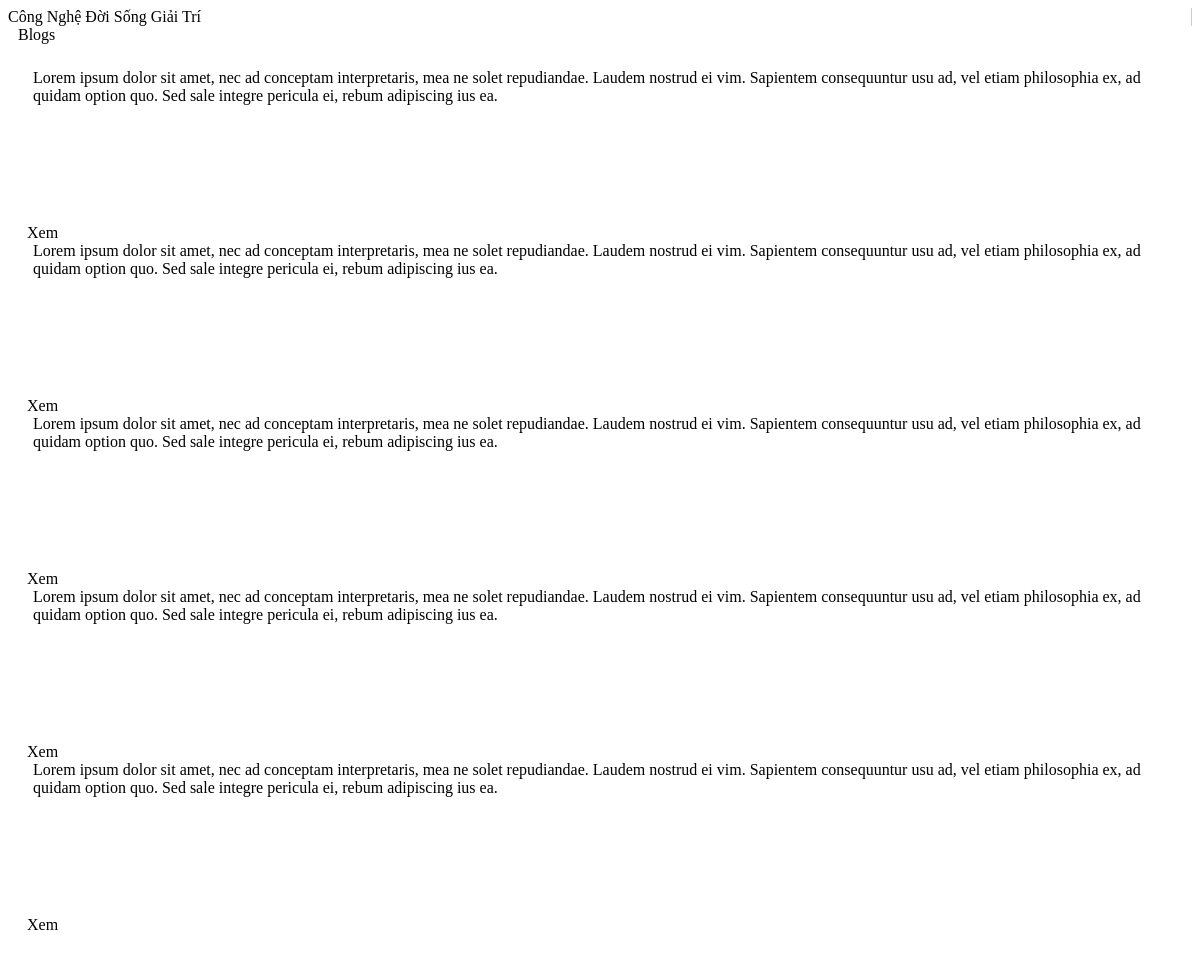
Before: / with the older database file.
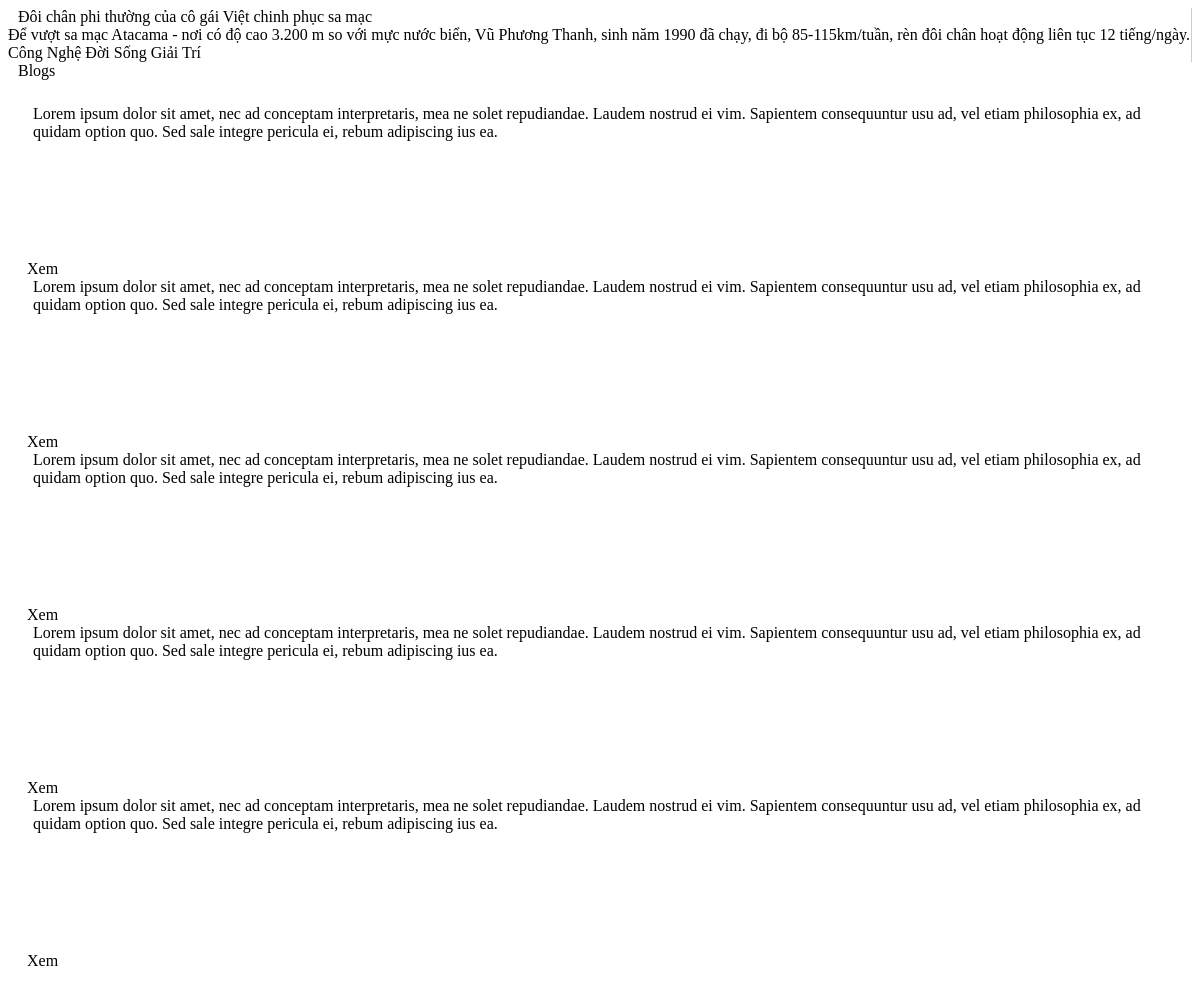
After: the same page with the newer database file.
### tables this page shows
CREATE TABLE `categories` (
  `id` int(10) UNSIGNED NOT NULL,
  `alias` varchar(250) NOT NULL,
  `name` varchar(250) NOT NULL,
  `thumb` varchar(250) DEFAULT NULL,
  `is_publish` tinyint(4) NOT NULL DEFAULT '0',
  `created_at` datetime NOT NULL,
  `updated_at` datetime NOT NULL,
  `deleted_at` datetime DEFAULT NULL
);

CREATE TABLE `blogs` (
  `id` int(10) UNSIGNED NOT NULL,
  `category_id` int(10) UNSIGNED NOT NULL,
  `alias` varchar(250) NOT NULL,
  `title` varchar(250) NOT NULL,
  `description` varchar(250) NOT NULL,
  `thumb` varchar(250) DEFAULT NULL,
  `content` text NOT NULL,
  `is_publish` tinyint(4) NOT NULL DEFAULT '0',
  `num_view` int(10) UNSIGNED DEFAULT '0',
  `created_at` datetime NOT NULL,
  `updated_at` datetime NOT NULL,
  `deleted_at` datetime DEFAULT NULL
);

### application/controllers/Blogs.php (called while the page is built, shortened)
<?php
class Blogs extends CI_Controller {
    public function index()
    {
        $data = array();
        $categories = $this->category->getAll(true);
        $categoryColor = $this->category->color();
        $data['categories'] = $categories;
        $data['categoryColor'] = $categoryColor;
        $hotBlog = $this->blog->hot();
        $data['hotBlog'] = $hotBlog;
        $this->load->view('layout/header');
        $this->load->view('blogs/index', $data);
        $this->load->view('layout/footer');
    }
}

### index.php (called while the page is built, shortened)
<?php
require_once BASEPATH.'core/CodeIgniter.php';

### application/models/Category.php (called while the page is built, shortened)
<?php
class Category extends CI_Model {
    private $color = array(
        'cong-nghe' => 'blue',
        'doi-song' => 'red',
        'giai-tri' => 'green'
    );
    public function color() {
        return $this->color;
    }
    public function getAll($isPublish = null) {
        $this->db->from('categories');
        if ($isPublish !== null) {
            $this->db->where('is_publish', $isPublish);
        }
        $this->db->where('deleted_at IS NULL', null, false);
        $this->db->order_by('name', 'ASC');
        $query = $this->db->get();
        return $query->result();
    }
}

### application/models/Blog.php (called while the page is built, shortened)
<?php
class Blog extends CI_Model {
    public function hot($num = 1) {
        $this->db->select('blogs.id, blogs.alias, title, description, blogs.thumb, categories.alias as category');
        $this->db->from('blogs');
        $this->db->join('categories', 'blogs.category_id = categories.id');
        $this->db->where('blogs.is_publish', true);
        $this->db->where('categories.is_publish', true);
        $this->db->where('blogs.deleted_at IS NULL', null, false);
        $this->db->where('categories.deleted_at IS NULL', null, false);
        $this->db->order_by('num_view', 'desc');
        if ($num == 1) {
            $this->db->limit(1);
        } else {
            $this->db->limit(1, $num - 1);
        }
        $query = $this->db->get();
        return $query->row();
    }
}

### application/views/blogs/index.php (the view, shortened to what this page needs)
<paper-drawer-panel>
    <div drawer class="pan-drawer">
        <?php if (!empty($hotBlog)) : ?>
            <hot-blog
                thumb="/resources/img/blogs/<?php echo($hotBlog->id.'/'.$hotBlog->thumb); ?>"
                src="/<?php echo ($hotBlog->category.'/'.$hotBlog->alias); ?>.html">
                <div class="title"><?php echo htmlspecialchars($hotBlog->title); ?></div>
                <div class="description"><?php echo htmlspecialchars($hotBlog->description); ?></div>
            </hot-blog>
        <?php endif; ?>
        <?php if (count($categories) > 0) : ?>
            <blog-menu class="blog-menu">
                <?php foreach ($categories as $category) : ?>
                    <?php
                    if (isset($categoryColor[$category->alias])) {
                        $color = $categoryColor[$category->alias];
                    } else {
                        $color = $categoryColor[array_rand($categoryColor)];
                    }
                    ?>
                    <blog-menu-item url="/<?php echo $category->alias; ?>" color="<?php echo $color; ?>" <?php echo ($category->alias == $this->uri->segment(1) ? 'active' : ''); ?>><?php echo $category->name; ?></blog-menu-item>
                <?php endforeach; ?>
            </blog-menu>
        <?php endif; ?>
    </div>
    <paper-header-panel main mode="waterfall">
        <paper-toolbar class="paper-header">
            <div class="title"><?php echo lang('blogs'); ?></div>
        </paper-toolbar>
        <div class="content horizontal layout start-justified wrap blog-item-box">
            <paper-card heading="Titles AND images!" class="blog-item" image="http://placehold.it/350x150">
                <div class="card-content">
                    Lorem ipsum dolor sit amet, nec ad conceptam interpretaris, mea ne solet repudiandae. Laudem nostrud ei vim. Sapientem consequuntur usu ad, vel etiam philosophia ex, ad quidam option quo. Sed sale integre pericula ei, rebum adipiscing ius ea.
                </div>
                <div class="card-actions horizontal layout">
                    <paper-button class="flex" link="/aa"><iron-icon icon="link"></iron-icon> Xem</paper-button>
                </div>
            </paper-card>
            <paper-card heading="Titles AND images!" class="blog-item" image="http://placehold.it/350x150">
                <div class="card-content">
                    Lorem ipsum dolor sit amet, nec ad conceptam interpretaris, mea ne solet repudiandae. Laudem nostrud ei vim. Sapientem consequuntur usu ad, vel etiam philosophia ex, ad quidam option quo. Sed sale integre pericula ei, rebum adipiscing ius ea.
                </div>
                <div class="card-actions horizontal layout">
                    <paper-button class="flex" link="/bbb"><iron-icon icon="link"></iron-icon> Xem</paper-button>
                </div>
            </paper-card>
            <paper-card heading="Titles AND images!" class="blog-item" image="http://placehold.it/350x150">
                <div class="card-content">
                    Lorem ipsum dolor sit amet, nec ad conceptam interpretaris, mea ne solet repudiandae. Laudem nostrud ei vim. Sapientem consequuntur usu ad, vel etiam philosophia ex, ad quidam option quo. Sed sale integre pericula ei, rebum adipiscing ius ea.
                </div>
                <div class="card-actions horizontal layout">
                    <paper-button class="flex"><iron-icon icon="link"></iron-icon> Xem</paper-button>
                </div>
            </paper-card>
            <paper-card heading="Titles AND images!" class="blog-item" image="http://placehold.it/350x150">
                <div class="card-content">
                    Lorem ipsum dolor sit amet, nec ad conceptam interpretaris, mea ne solet repudiandae. Laudem nostrud ei vim. Sapientem consequuntur usu ad, vel etiam philosophia ex, ad quidam option quo. Sed sale integre pericula ei, rebum adipiscing ius ea.
                </div>
                <div class="card-actions horizontal layout">
                    <paper-button class="flex"><iron-icon icon="link"></iron-icon> Xem</paper-button>
                </div>
            </paper-card>
            <paper-card heading="Titles AND images!" class="blog-item" image="http://placehold.it/350x150">
                <div class="card-content">
                    Lorem ipsum dolor sit amet, nec ad conceptam interpretaris, mea ne solet repudiandae. Laudem nostrud ei vim. Sapientem consequuntur usu ad, vel etiam philosophia ex, ad quidam option quo. Sed sale integre pericula ei, rebum adipiscing ius ea.
                </div>
                <div class="card-actions horizontal layout">
                    <paper-button class="flex"><iron-icon icon="link"></iron-icon> Xem</paper-button>
                </div>
            </paper-card>
        </div>
    </paper-header-panel>
</paper-drawer-panel>

### application/views/layout/header.php (shortened to what this page needs)
<!DOCTYPE html>
<html lang="vi">
<head>
</head>
<body class="fullbleed vertical layout">

### application/views/layout/header.php (style rules this page uses)
html, body { @apply(--paper-font-common-base); }

Changed rows visible on the page:
added blogs: title "Đôi chân phi thường của cô gái Việt chinh phục sa mạc", description "Để vượt sa mạc Atacama - nơi có độ cao 3.200 m so với mực nước biển, Vũ Phương Thanh, sinh năm 1990 đã chạy, đi bộ 85-115km/tuần, rèn đôi chân hoạt động liên tục 12 tiếng/ngày."
